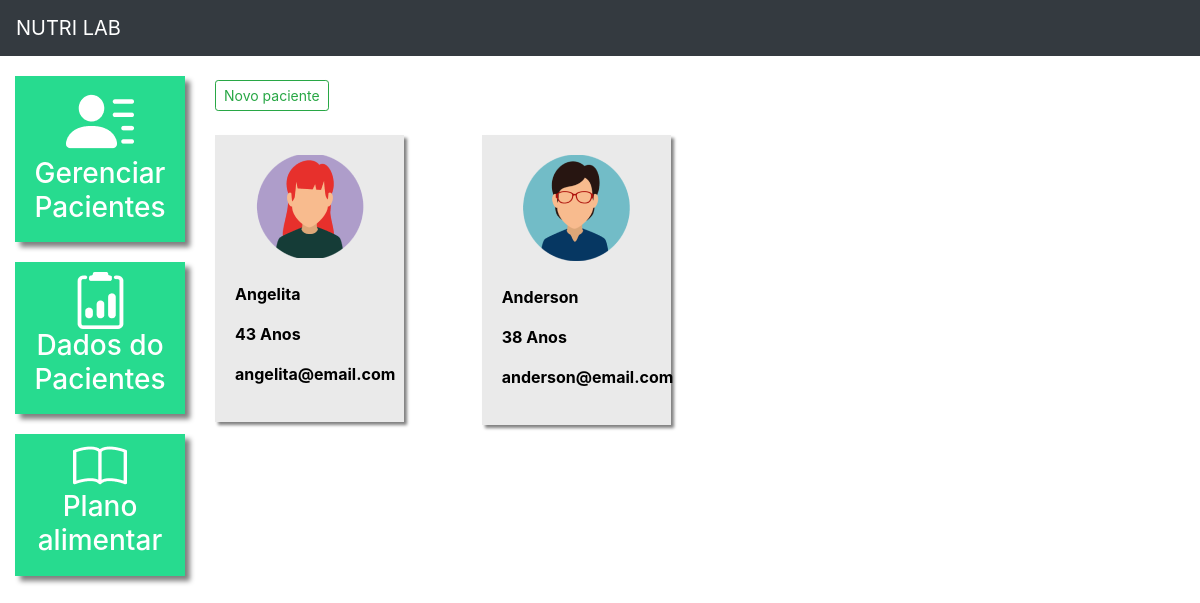
/pacientes/ (signed in), run on the app's committed database.
### plataforma/models.py (models this page shows, shortened)
class Pacientes(models.Model):
    choices_sexo = (('F', 'Feminino'),
                    ('M', 'Masculino'))
    nome = models.CharField(max_length=50)
    sexo = models.CharField(max_length=1, choices=choices_sexo)
    idade = models.IntegerField()
    email = models.EmailField()
    telefone = models.CharField(max_length=19)
    nutri = models.ForeignKey(User, on_delete=models.CASCADE)

### plataforma/views.py (the view, shortened to what this page needs)
# urls.py: path('pacientes/', views.pacientes, name='pacientes'),
@login_required(login_url='/auth/login/')
def pacientes(request):
    if request.method == "GET":
        pacientes = Pacientes.objects.filter(nutri=request.user)
        return render(request, 'pacientes.html', {'pacientes': pacientes})

### plataforma/templates/pacientes.html (shortened to what this page needs)
{% extends 'base_plataforma.html' %}
{% load static  %}
{% block 'plataforma' %}
<br>
<button type="button" class="btn btn-outline-success btn-sm" data-toggle="modal" data-target="#modal">
  Novo paciente
</button>
<br><br>
<div  class="row">
    {% for paciente in pacientes %}
    <div class="col-md-4">
        <a href="#" class="link-hover">
            <div class="card-paciente">
                <div class="foto-perfil">
                    {% if paciente.sexo == "M"%}
                        <img src="{% static 'plataforma/img/perfil2.png' %}">
                    {% else %}
                        <img src="{% static 'plataforma/img/perfil1.png' %}">
                    {% endif %}
                </div>
                <br>
                <p class="dados">{{paciente.nome}}</p>
                <p class="dados">{{paciente.idade}} Anos</p>
                <p class="dados">{{paciente.email}}</p>
            </div>
        </a>
    </div>
    {% endfor %}
</div>
{% endblock %}

### templates/static/plataforma/css/styles.css (style rules this page uses)
.card-paciente { background-color: #EAEAEA; width: 80%; box-shadow: 3px 3px 3px gray; padding: 20px; color: black; }
.foto-perfil { text-align: center; }
.dados { font-weight: bold; }

### data on the page
Pacientes: nome "Angelita", idade "43", email "angelita@email.com"
Pacientes: nome "Anderson", idade "38", email "anderson@email.com"
